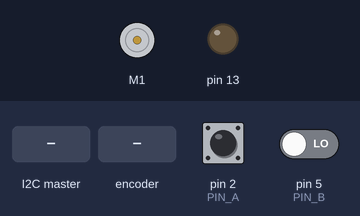
Bench run of a sketch on a simulated Arduino Uno, built with avr-gcc and run on an emulated ATmega328P. Parts: DC motor (green arrow = forward, orange = backward, longer = faster), output pins drawn as LEDs (lit = HIGH). The test bench sets the inputs (shaded band); at power-on: pin 2 (PIN_A) HIGH, pin 5 (PIN_B) LOW. What the sketch prints to the serial monitor is not drawn.

Above: at 2.2 s.
2.3 s: the I2C master sends the byte 1
At 3.25 s:
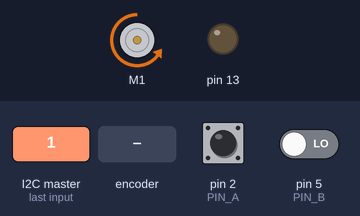
5.3 s: the I2C master sends the byte 2
At 6.1 s:
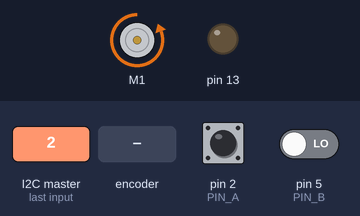
6.8 s: the I2C master sends the byte 1
At 8.85 s:
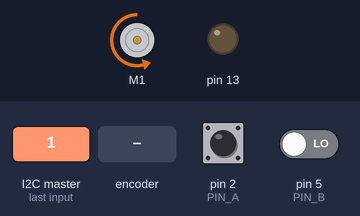
9.8 s: rotary encoder on pin 2 (PIN_A) / pin 5 (PIN_B) turned 3 steps (first pin leading)
13.1 s: the I2C master sends the byte 0
Timing chart, 0 to 15.7 s (numbered marks = the images above; inputs shaded):
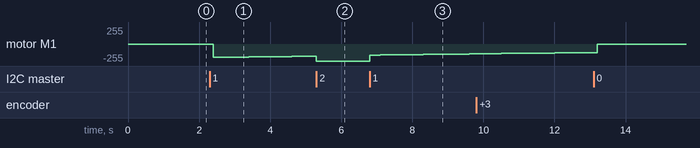

Measured:
- after the input at 2.3 s, motor M1: stopped → backward 200/255 after 0.10 s, → backward 199/255 0.10 s later, → backward 198/255 0.10 s later, → backward 197/255 0.20 s later, … (18 changes in this stretch)
- after the input at 6.8 s, motor M1: moves from backward 255/255 to backward 149/255 over 2.8 s, starting at once

The sketch:

For_real_Final.ino
```cpp
#include <DualMC33926MotorShield.h>
#include <Wire.h>
#define SLAVE_ADDRESS 0x20
#define PI_ADDRESS 0x2a


DualMC33926MotorShield md;

// Pin A and pin B define the CLK and DT outputs of the encoder, respectively
const int PIN_A = 2;
const int PIN_B = 5;
const int PIN_PI = 3;

int number = 0;
byte ardArr[32];
int offset = 2;

// This program uses a state machine to track the encoder’s position
bool A_LAST_STATE = 0;
bool A_CURRENT_STATE = 0;
bool B_CURRENT_STATE = 0;


int count; //motor encoder counts
int intError = 0; //integral error for I in PI controller
int prevMyTime = 0; //previos loop time marker
int currMyTime = 0; //current time marker
int prev_pos = 0; // stores the position of the motor in the previous loop
int target = 0;
double motorVal = 0;//varible to hold the value we write to the motor
double current_pos = 0;

const double Ki = 0.01;//.8
const double Kp = 3.5;

//C code for Arduino
//#get the value that the pi sent to determine which quadrent(only 4 cases) it is in
//void receiveData(int byteCount) {
//  case = wire.read(); #variable case is what quadrent or which of the 4 cases the aruco marker is at
//}

void setup() {

  pinMode(PIN_A, INPUT);
  pinMode(PIN_B, INPUT);
  pinMode(12,INPUT);
  pinMode(13, OUTPUT);

  Serial.begin(115200);

  // Setting up the interrupt handler
  // Activates whenever the CLK pin on the encoder changes voltage
  attachInterrupt(digitalPinToInterrupt(2), TICK, CHANGE);
  md.init(); //intialize motor
  delay(1000); //delay to let motor initialize

  Wire.begin(PI_ADDRESS);
  Wire.onReceive(PI_READ);
  Wire.onRequest(PI_WRITE);
  //Wire.beginTransmission(PI_ADDRESS);
}

void loop() {
// Nothing happens in the main loop due to interrupt handler


  current_pos = double(count)/4.44;//2.22
  //Serial.print('\n');
 //Serial.print(int(current_pos));
  if (current_pos-target <=  5 && current_pos-target >=  -5){// THIS IF STATEMENT IS SUPER DUPER IMPORTANT!!!!!!!!!!!!
    current_pos = target;                // There is some noise in the system that will cause everything to become unstable
    intError = 0;                         // This if statement rejects such noise and keeps the system from running away
  }
  currMyTime = millis();//get current time
  if (currMyTime >= prevMyTime + 100){ // every 10th of a second
    intError += (current_pos - target);//*(currMyTime-prevMyTime)*;

    prev_pos = current_pos;//reset prev_pos
    prevMyTime = currMyTime;//reset prevMyTime
    motorVal = double(( target - current_pos )) * Kp + (Ki * double(intError)); //calculate the motor val
    md.setM1Speed( -1 * motorVal );// set the motor value (-1024, 1024)

  }


}


// Interrupt handler encoder

void PI_READ(int byteCount) {
  int data = 0;
  data = Wire.read(); // receive a byte as character
  //data = 1;

  switch(data) {
    case 0:
      target = 0;
      Serial.println(target);
      break;
    case 1:
      target = 90;
      Serial.println(target);
      break;
    case 2:
      target = 180;
      Serial.println(target);
      break;
    case 3:
      target = 270;
      Serial.println(target);
      break;
  }
  Serial.print(int(target));
}

char data[] = "hello";
int index = 0;


void PI_WRITE() {

    if ( current_pos < 0 ) {

      current_pos = 360 + current_pos;

    }

    String myNum = String(current_pos);

    int string_length = myNum.length() + 1;

    char charArray[string_length];

    myNum.toCharArray(charArray, string_length);

    Wire.write(charArray[index]);
    ++index;
    if (index >= 3) {
         index = 0;
    }

}

void TICK() {

  if ( count >= 1600 ) {

    count = 0;
  }

  A_CURRENT_STATE = digitalRead(PIN_A);//read state of signal A
  B_CURRENT_STATE = digitalRead(PIN_B);//read state of signal B

  if (A_CURRENT_STATE==B_CURRENT_STATE){ //if the signals are the same

    count-=1;//subract from the count
  }
  else {//if signals are different
    count+=1;//add 2 to the count
  }

}
```
